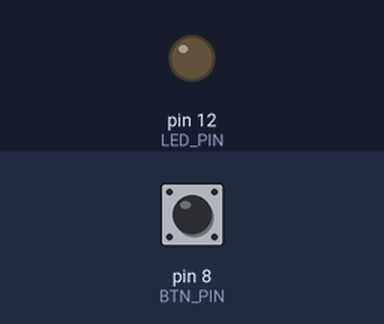
The sketch below on a simulated Arduino Uno, built with avr-gcc and run on an emulated ATmega328P. Parts: output pins drawn as LEDs (lit = HIGH). The test bench sets the inputs (shaded band); at power-on: pin 8 (BTN_PIN) LOW.

Above: at 1.2 s.
1.3 s: pin 8 (BTN_PIN) pulled HIGH for 0.15 s
At 1.37 s:
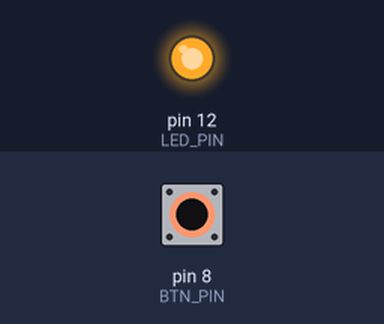
2.9 s: pin 8 (BTN_PIN) pulled HIGH for 3.2 s
At 7.1 s:
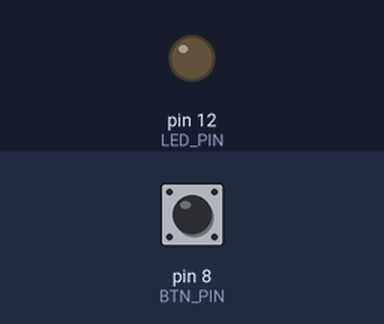
Timing chart, 0 to 8.6 s (numbered marks = the images above; inputs shaded):
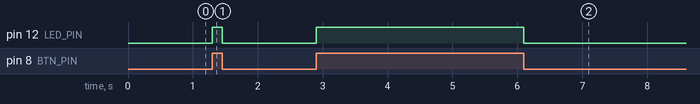

Measured:
- after the input at 1.3 s, pin 12 (LED_PIN): LOW → HIGH at once, → LOW 0.15 s later
- after the input at 2.9 s, pin 12 (LED_PIN): LOW → HIGH at once, → LOW 3.2 s later

The sketch:

exemple_digitalRead.ino
```cpp
#define LED_PIN 12
#define BTN_PIN 8

void setup() {
  pinMode(LED_PIN, OUTPUT);
  pinMode(BTN_PIN, INPUT);
}

void loop() {
  bool btn_state = digitalRead(BTN_PIN);
  if(btn_state == HIGH){
    digitalWrite(LED_PIN, HIGH);
  }else{
    digitalWrite(LED_PIN, LOW);
  }
}
```
